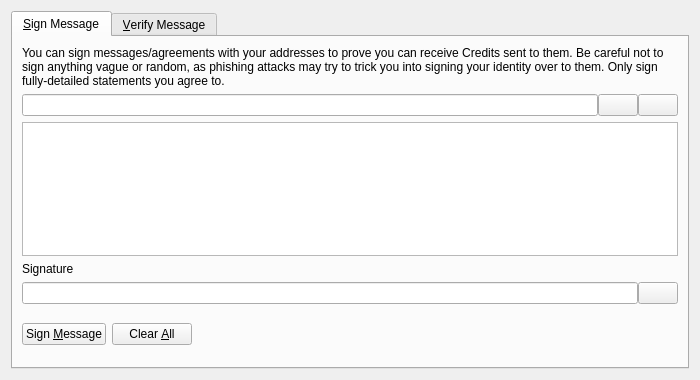
<?xml version="1.0" encoding="UTF-8"?>
<ui version="4.0">
 <class>SignVerifyMessageDialog</class>
 <widget class="QDialog" name="SignVerifyMessageDialog">
  <property name="geometry">
   <rect>
    <x>0</x>
    <y>0</y>
    <width>700</width>
    <height>380</height>
   </rect>
  </property>
  <property name="windowTitle">
   <string>Signatures - Sign / Verify a Message</string>
  </property>
  <property name="modal">
   <bool>true</bool>
  </property>
  <layout class="QVBoxLayout" name="verticalLayout">
   <item>
    <widget class="QTabWidget" name="tabWidget">
     <property name="currentIndex">
      <number>0</number>
     </property>
     <widget class="QWidget" name="tabSignMessage">
      <attribute name="title">
       <string>&amp;Sign Message</string>
      </attribute>
      <layout class="QVBoxLayout" name="verticalLayout_SM">
       <item>
        <widget class="QLabel" name="infoLabel_SM">
         <property name="text">
          <string>You can sign messages/agreements with your addresses to prove you can receive Credits sent to them. Be careful not to sign anything vague or random, as phishing attacks may try to trick you into signing your identity over to them. Only sign fully-detailed statements you agree to.</string>
         </property>
         <property name="textFormat">
          <enum>Qt::PlainText</enum>
         </property>
         <property name="wordWrap">
          <bool>true</bool>
         </property>
        </widget>
       </item>
       <item>
        <layout class="QHBoxLayout" name="horizontalLayout_1_SM">
         <property name="spacing">
          <number>0</number>
         </property>
         <item>
          <widget class="QValidatedLineEdit" name="addressIn_SM">
           <property name="toolTip">
            <string>The Credits address to sign the message with</string>
           </property>
          </widget>
         </item>
         <item>
          <widget class="QPushButton" name="addressBookButton_SM">
           <property name="toolTip">
            <string>Choose previously used address</string>
           </property>
           <property name="text">
            <string/>
           </property>
           <property name="shortcut">
            <string>Alt+A</string>
           </property>
           <property name="autoDefault">
            <bool>false</bool>
           </property>
          </widget>
         </item>
         <item>
          <widget class="QPushButton" name="pasteButton_SM">
           <property name="toolTip">
            <string>Paste address from clipboard</string>
           </property>
           <property name="text">
            <string/>
           </property>
           <property name="shortcut">
            <string>Alt+P</string>
           </property>
           <property name="autoDefault">
            <bool>false</bool>
           </property>
          </widget>
         </item>
        </layout>
       </item>
       <item>
        <widget class="QPlainTextEdit" name="messageIn_SM">
         <property name="toolTip">
          <string>Enter the message you want to sign here</string>
         </property>
        </widget>
       </item>
       <item>
        <widget class="QLabel" name="signatureLabel_SM">
         <property name="text">
          <string>Signature</string>
         </property>
         <property name="textFormat">
          <enum>Qt::PlainText</enum>
         </property>
        </widget>
       </item>
       <item>
        <layout class="QHBoxLayout" name="horizontalLayout_2_SM">
         <property name="spacing">
          <number>0</number>
         </property>
         <item>
          <widget class="QLineEdit" name="signatureOut_SM">
           <property name="font">
            <font>
             <italic>true</italic>
            </font>
           </property>
           <property name="readOnly">
            <bool>true</bool>
           </property>
          </widget>
         </item>
         <item>
          <widget class="QPushButton" name="copySignatureButton_SM">
           <property name="toolTip">
            <string>Copy the current signature to the system clipboard</string>
           </property>
           <property name="text">
            <string/>
           </property>
           <property name="autoDefault">
            <bool>false</bool>
           </property>
          </widget>
         </item>
        </layout>
       </item>
       <item>
        <layout class="QHBoxLayout" name="horizontalLayout_3_SM">
         <item>
          <widget class="QPushButton" name="signMessageButton_SM">
           <property name="toolTip">
            <string>Sign the message to prove you own this Credits address</string>
           </property>
           <property name="text">
            <string>Sign &amp;Message</string>
           </property>
           <property name="autoDefault">
            <bool>false</bool>
           </property>
          </widget>
         </item>
         <item>
          <widget class="QPushButton" name="clearButton_SM">
           <property name="toolTip">
            <string>Reset all sign message fields</string>
           </property>
           <property name="text">
            <string>Clear &amp;All</string>
           </property>
           <property name="autoDefault">
            <bool>false</bool>
           </property>
          </widget>
         </item>
         <item>
          <spacer name="horizontalSpacer_1_SM">
           <property name="orientation">
            <enum>Qt::Horizontal</enum>
           </property>
           <property name="sizeHint" stdset="0">
            <size>
             <width>40</width>
             <height>48</height>
            </size>
           </property>
          </spacer>
         </item>
         <item>
          <widget class="QLabel" name="statusLabel_SM">
           <property name="font">
            <font>
             <weight>75</weight>
             <bold>true</bold>
            </font>
           </property>
           <property name="text">
            <string/>
           </property>
           <property name="wordWrap">
            <bool>true</bool>
           </property>
          </widget>
         </item>
         <item>
          <spacer name="horizontalSpacer_2_SM">
           <property name="orientation">
            <enum>Qt::Horizontal</enum>
           </property>
           <property name="sizeHint" stdset="0">
            <size>
             <width>40</width>
             <height>48</height>
            </size>
           </property>
          </spacer>
         </item>
        </layout>
       </item>
      </layout>
     </widget>
     <widget class="QWidget" name="tabVerifyMessage">
      <attribute name="title">
       <string>&amp;Verify Message</string>
      </attribute>
      <layout class="QVBoxLayout" name="verticalLayout_VM">
       <item>
        <widget class="QLabel" name="infoLabel_VM">
         <property name="text">
          <string>Enter the receiver's address, message (ensure you copy line breaks, spaces, tabs, etc. exactly) and signature below to verify the message. Be careful not to read more into the signature than what is in the signed message itself, to avoid being tricked by a man-in-the-middle attack. Note that this only proves the signing party receives with the address, it cannot prove sendership of any transaction!</string>
         </property>
         <property name="textFormat">
          <enum>Qt::PlainText</enum>
         </property>
         <property name="alignment">
          <set>Qt::AlignLeading|Qt::AlignLeft|Qt::AlignTop</set>
         </property>
         <property name="wordWrap">
          <bool>true</bool>
         </property>
        </widget>
       </item>
       <item>
        <layout class="QHBoxLayout" name="horizontalLayout_1_VM">
         <property name="spacing">
          <number>0</number>
         </property>
         <item>
          <widget class="QValidatedLineEdit" name="addressIn_VM">
           <property name="toolTip">
            <string>The Credits address the message was signed with</string>
           </property>
          </widget>
         </item>
         <item>
          <widget class="QPushButton" name="addressBookButton_VM">
           <property name="toolTip">
            <string>Choose previously used address</string>
           </property>
           <property name="text">
            <string/>
           </property>
           <property name="shortcut">
            <string>Alt+A</string>
           </property>
           <property name="autoDefault">
            <bool>false</bool>
           </property>
          </widget>
         </item>
        </layout>
       </item>
       <item>
        <widget class="QPlainTextEdit" name="messageIn_VM"/>
       </item>
       <item>
        <widget class="QValidatedLineEdit" name="signatureIn_VM"/>
       </item>
       <item>
        <layout class="QHBoxLayout" name="horizontalLayout_2_VM">
         <item>
          <widget class="QPushButton" name="verifyMessageButton_VM">
           <property name="toolTip">
            <string>Verify the message to ensure it was signed with the specified Credits address</string>
           </property>
           <property name="text">
            <string>Verify &amp;Message</string>
           </property>
           <property name="autoDefault">
            <bool>false</bool>
           </property>
          </widget>
         </item>
         <item>
          <widget class="QPushButton" name="clearButton_VM">
           <property name="toolTip">
            <string>Reset all verify message fields</string>
           </property>
           <property name="text">
            <string>Clear &amp;All</string>
           </property>
           <property name="autoDefault">
            <bool>false</bool>
           </property>
          </widget>
         </item>
         <item>
          <spacer name="horizontalSpacer_1_VM">
           <property name="orientation">
            <enum>Qt::Horizontal</enum>
           </property>
           <property name="sizeHint" stdset="0">
            <size>
             <width>40</width>
             <height>48</height>
            </size>
           </property>
          </spacer>
         </item>
         <item>
          <widget class="QLabel" name="statusLabel_VM">
           <property name="font">
            <font>
             <weight>75</weight>
             <bold>true</bold>
            </font>
           </property>
           <property name="text">
            <string/>
           </property>
           <property name="wordWrap">
            <bool>true</bool>
           </property>
          </widget>
         </item>
         <item>
          <spacer name="horizontalSpacer_2_VM">
           <property name="orientation">
            <enum>Qt::Horizontal</enum>
           </property>
           <property name="sizeHint" stdset="0">
            <size>
             <width>40</width>
             <height>48</height>
            </size>
           </property>
          </spacer>
         </item>
        </layout>
       </item>
      </layout>
     </widget>
    </widget>
   </item>
  </layout>
 </widget>
 <customwidgets>
  <customwidget>
   <class>QValidatedLineEdit</class>
   <extends>QLineEdit</extends>
   <header>qvalidatedlineedit.h</header>
  </customwidget>
 </customwidgets>
 <resources>
  <include location="../credits.qrc"/>
 </resources>
 <connections/>
</ui>
